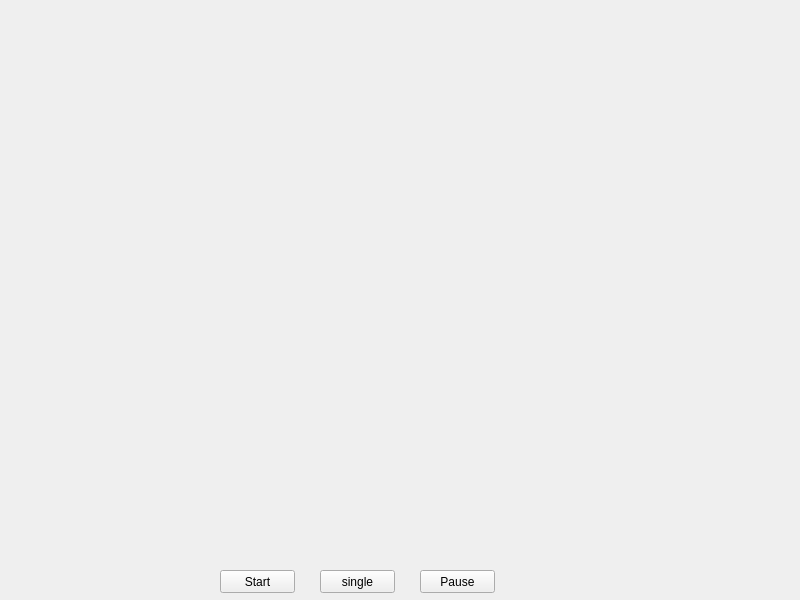
<?xml version="1.0" encoding="UTF-8"?>
<ui version="4.0">
 <class>Widget</class>
 <widget class="QWidget" name="Widget">
  <property name="geometry">
   <rect>
    <x>0</x>
    <y>0</y>
    <width>800</width>
    <height>600</height>
   </rect>
  </property>
  <property name="windowTitle">
   <string>Widget</string>
  </property>
  <widget class="QLabel" name="label">
   <property name="geometry">
    <rect>
     <x>40</x>
     <y>20</y>
     <width>731</width>
     <height>521</height>
    </rect>
   </property>
   <property name="text">
    <string/>
   </property>
   <property name="scaledContents">
    <bool>true</bool>
   </property>
  </widget>
  <widget class="QPushButton" name="StartButton">
   <property name="geometry">
    <rect>
     <x>220</x>
     <y>570</y>
     <width>75</width>
     <height>23</height>
    </rect>
   </property>
   <property name="text">
    <string>Start</string>
   </property>
  </widget>
  <widget class="QPushButton" name="PauseButton">
   <property name="geometry">
    <rect>
     <x>420</x>
     <y>570</y>
     <width>75</width>
     <height>23</height>
    </rect>
   </property>
   <property name="text">
    <string>Pause</string>
   </property>
  </widget>
  <widget class="QPushButton" name="SingleButton">
   <property name="geometry">
    <rect>
     <x>320</x>
     <y>570</y>
     <width>75</width>
     <height>23</height>
    </rect>
   </property>
   <property name="text">
    <string>single</string>
   </property>
  </widget>
 </widget>
 <resources/>
 <connections/>
</ui>
